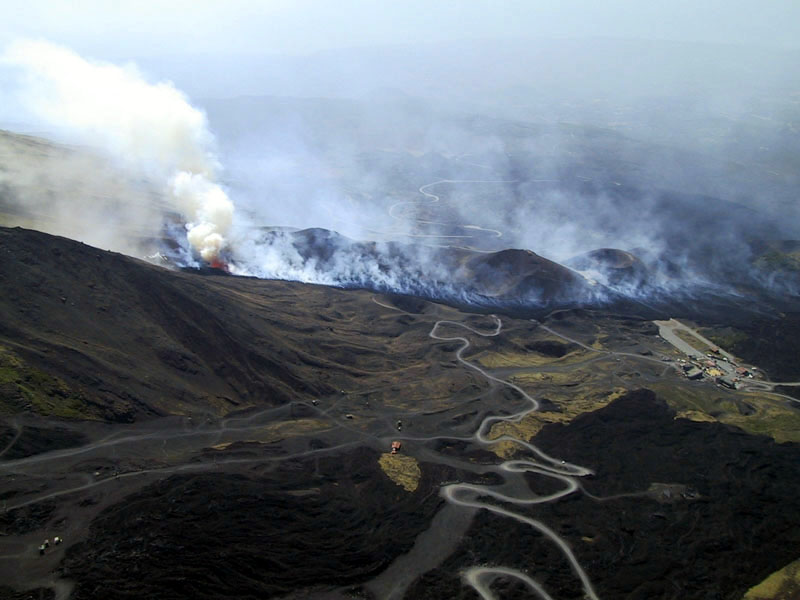
%> input picture materiale/On noise-20241118/etna.jpg, 800 x 600 px
$ octave script1.m   (GNU Octave 9; MATLAB toolbox functions it lacks are replaced by stand-ins)
%> lines starting %> are read from the running program, lines starting %| are printed output that depends on the picture
% Lettura immagine
img = imread("etna.jpg");
%> img is the input picture: size 600x800x3 uint8; mean R, G, B 101.8, 110.5, 119.4

% Parametri per il rumore gaussiano
m = 0;
var_gauss = 0.02;
noise_image = imnoise(img, "gaussian", m, var_gauss);

% Filtro media
filtro_media = fspecial("average");
img_media = imfilter(noise_image, filtro_media);

% Filtro gaussiano
filtro_gauss = fspecial("gaussian");
img_gauss = imfilter(noise_image, filtro_gauss);

% Filtro mediana applicato ai tre canali
img_mediana = noise_image; % Inizializzo la matrice per mantenere la dimensione
for c = 1:3
    img_mediana(:, :, c) = medfilt2(noise_image(:, :, c), [3, 3]); % Finestra 3x3
end

%img_mediana = ordfilt2(noise_image,5, ones(3,3));  %è un altro modo di
%scrivere il filtro mediana, ma anche questo necessita di distinguere i tre
%canali

% Dimensioni dell'immagine
altezza = size(img, 1);
%> altezza = 600
larghezza = size(img, 2);
%> larghezza = 800

meta_altezza = floor(altezza / 2);
%> meta_altezza = 300
meta_larghezza = floor(larghezza / 2);
%> meta_larghezza = 400

% Divide img in quadranti
quadrante_1 = img(1:meta_altezza, 1:meta_larghezza, :);                   % Alto-sinistra
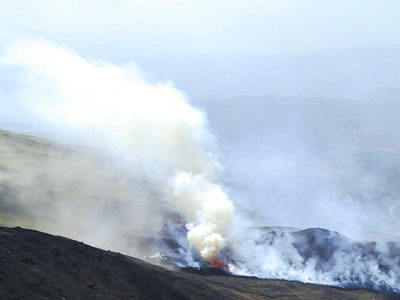
%> quadrante_1: size 300x400x3 uint8; mean R, G, B 181.6, 195.2, 209.1
quadrante_2 = img_media(1:meta_altezza, meta_larghezza+1:end, :);         % Alto-destra
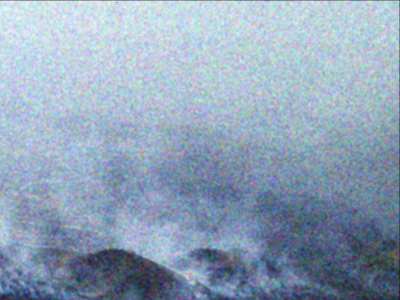
%> quadrante_2: size 300x400x3 uint8; mean R, G, B 145, 163.9, 184.7
quadrante_3 = img_gauss(meta_altezza+1:end, 1:meta_larghezza, :);         % Basso-sinistra
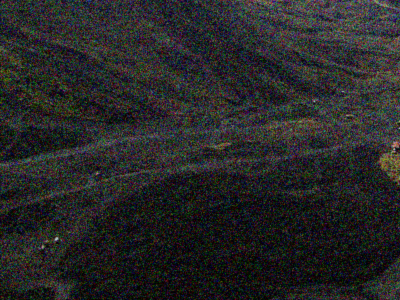
%> quadrante_3: size 300x400x3 uint8; mean R, G, B 39.3, 39.4, 39.5
quadrante_4 = img_mediana(meta_altezza+1:end, meta_larghezza+1:end, :);   % Basso-destra
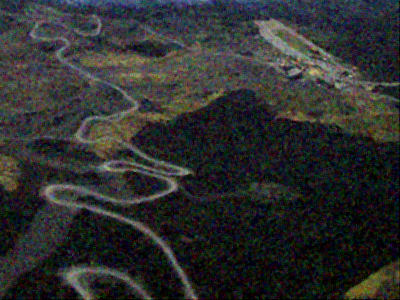
%> quadrante_4: size 300x400x3 uint8; mean R, G, B 45.7, 46.9, 46.3

% Combina i quadranti
superiore = [quadrante_1, quadrante_2];
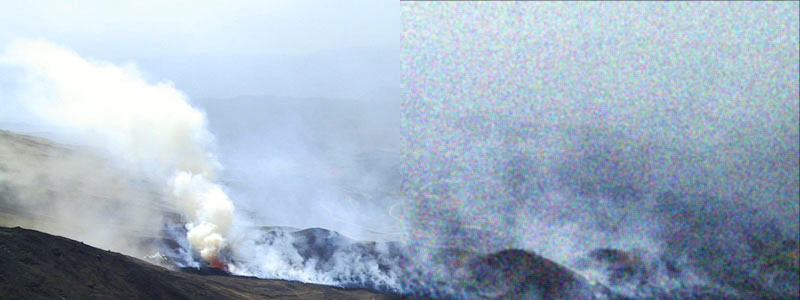
%> superiore: size 300x800x3 uint8; mean R, G, B 163.3, 179.6, 196.9
inferiore = [quadrante_3, quadrante_4];
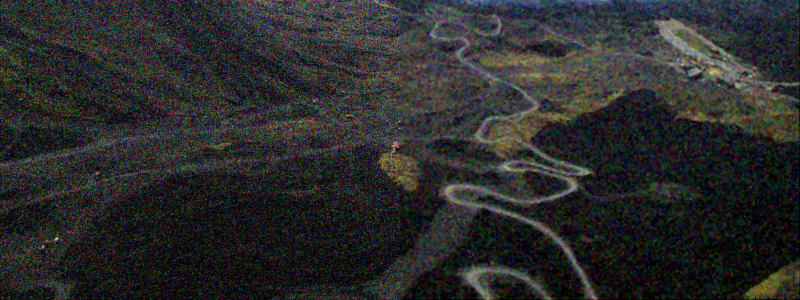
%> inferiore: size 300x800x3 uint8; mean R, G, B 42.5, 43.1, 42.9
immagine_finale = [superiore; inferiore];
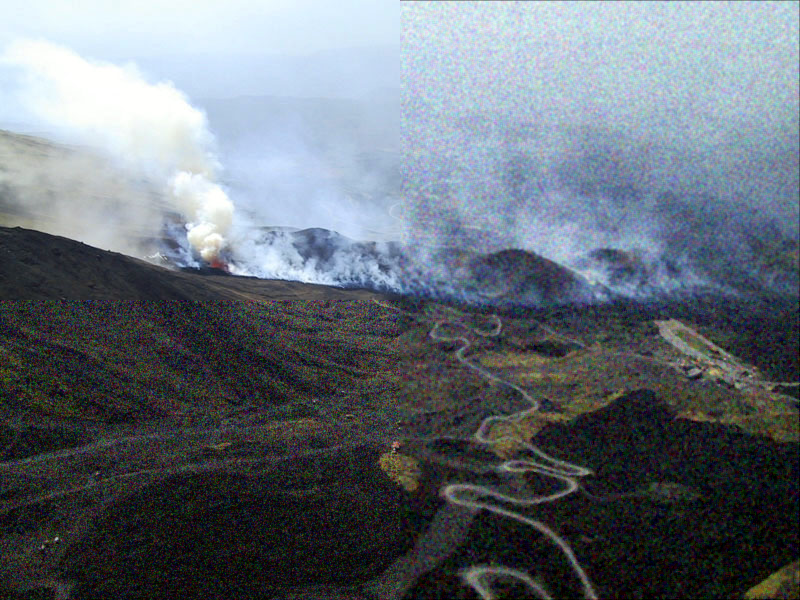
%> immagine_finale: size 600x800x3 uint8; mean R, G, B 102.9, 111.3, 119.9

% Mostra l'immagine finale
imshow(immagine_finale);
